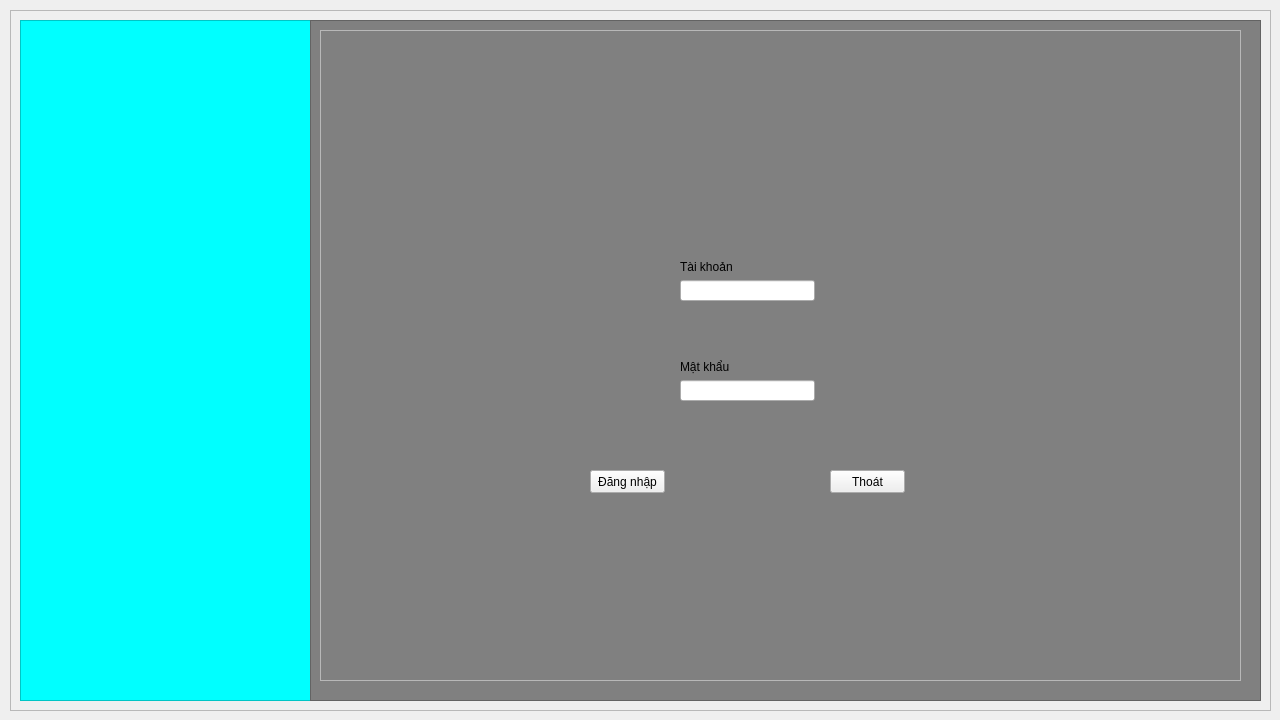
<?xml version="1.0" encoding="UTF-8"?>
<ui version="4.0">
 <class>Form</class>
 <widget class="QWidget" name="Form">
  <property name="geometry">
   <rect>
    <x>0</x>
    <y>0</y>
    <width>1280</width>
    <height>720</height>
   </rect>
  </property>
  <property name="windowTitle">
   <string>Form</string>
  </property>
  <property name="styleSheet">
   <string notr="true">#Title_Login {
    background-color: cyan;
}

#Main_Login {
    background-color: grey;
}
</string>
  </property>
  <widget class="QFrame" name="frame">
   <property name="geometry">
    <rect>
     <x>10</x>
     <y>10</y>
     <width>1261</width>
     <height>701</height>
    </rect>
   </property>
   <property name="frameShape">
    <enum>QFrame::StyledPanel</enum>
   </property>
   <property name="frameShadow">
    <enum>QFrame::Raised</enum>
   </property>
   <widget class="QFrame" name="Title_Login">
    <property name="geometry">
     <rect>
      <x>10</x>
      <y>10</y>
      <width>291</width>
      <height>681</height>
     </rect>
    </property>
    <property name="frameShape">
     <enum>QFrame::StyledPanel</enum>
    </property>
    <property name="frameShadow">
     <enum>QFrame::Raised</enum>
    </property>
   </widget>
   <widget class="QFrame" name="Main_Login">
    <property name="geometry">
     <rect>
      <x>300</x>
      <y>10</y>
      <width>951</width>
      <height>681</height>
     </rect>
    </property>
    <property name="frameShape">
     <enum>QFrame::StyledPanel</enum>
    </property>
    <property name="frameShadow">
     <enum>QFrame::Raised</enum>
    </property>
    <widget class="QFrame" name="Frame_Login">
     <property name="geometry">
      <rect>
       <x>10</x>
       <y>10</y>
       <width>921</width>
       <height>651</height>
      </rect>
     </property>
     <property name="frameShape">
      <enum>QFrame::StyledPanel</enum>
     </property>
     <property name="frameShadow">
      <enum>QFrame::Raised</enum>
     </property>
     <widget class="QPushButton" name="ExitBtn">
      <property name="geometry">
       <rect>
        <x>510</x>
        <y>440</y>
        <width>75</width>
        <height>23</height>
       </rect>
      </property>
      <property name="text">
       <string>Thoát</string>
      </property>
     </widget>
     <widget class="QWidget" name="layoutWidget">
      <property name="geometry">
       <rect>
        <x>360</x>
        <y>230</y>
        <width>135</width>
        <height>41</height>
       </rect>
      </property>
      <layout class="QGridLayout" name="gridLayout">
       <item row="2" column="0">
        <widget class="QLineEdit" name="TaiKhoan_Entry_Login"/>
       </item>
       <item row="1" column="0">
        <widget class="QLabel" name="label">
         <property name="text">
          <string>Tài khoản</string>
         </property>
        </widget>
       </item>
      </layout>
     </widget>
     <widget class="QWidget" name="layoutWidget">
      <property name="geometry">
       <rect>
        <x>360</x>
        <y>330</y>
        <width>135</width>
        <height>41</height>
       </rect>
      </property>
      <layout class="QGridLayout" name="gridLayout_2">
       <item row="0" column="0">
        <widget class="QLabel" name="label_2">
         <property name="text">
          <string>Mật khẩu</string>
         </property>
        </widget>
       </item>
       <item row="1" column="0">
        <widget class="QLineEdit" name="MatKhau_Entry_Login"/>
       </item>
      </layout>
     </widget>
     <widget class="QPushButton" name="LoginBtn">
      <property name="geometry">
       <rect>
        <x>270</x>
        <y>440</y>
        <width>75</width>
        <height>23</height>
       </rect>
      </property>
      <property name="text">
       <string>Đăng nhập</string>
      </property>
     </widget>
    </widget>
   </widget>
  </widget>
 </widget>
 <resources/>
 <connections/>
</ui>
